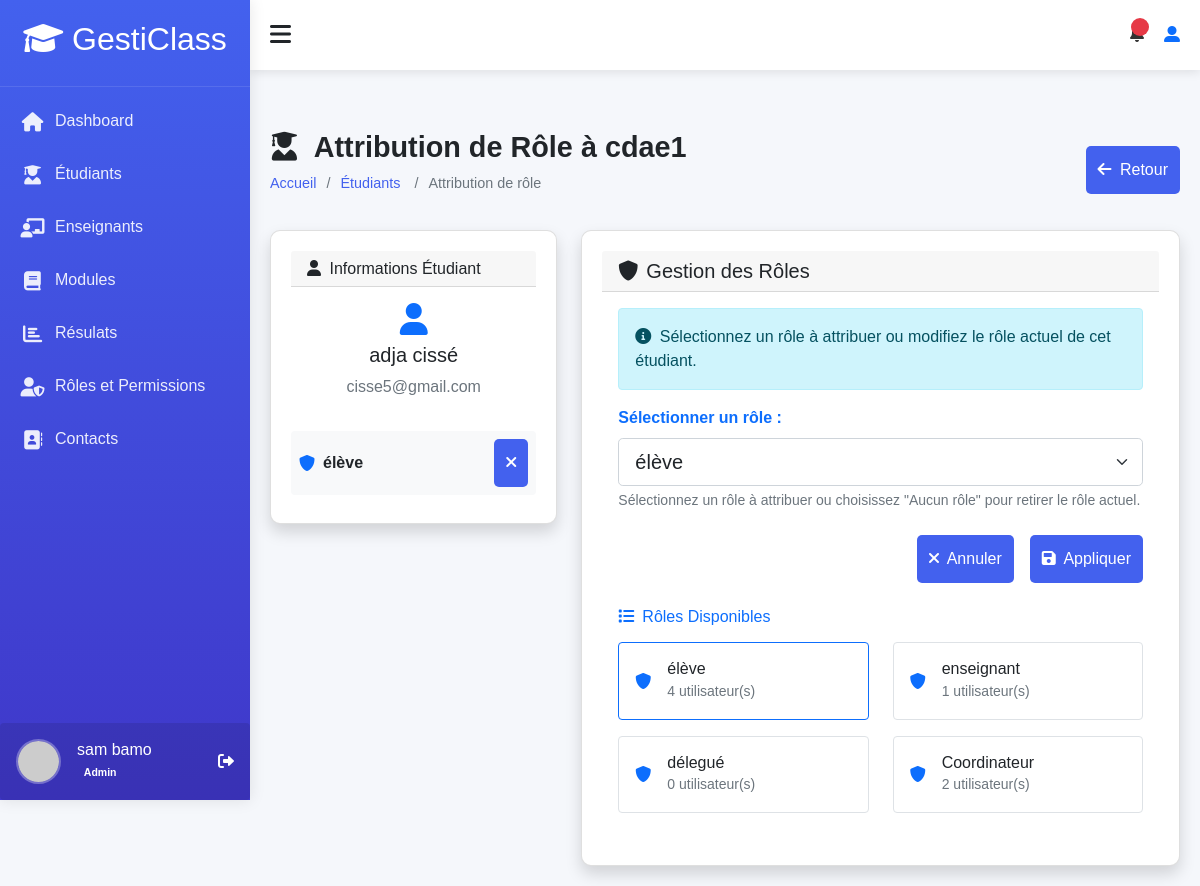
The app's page /accounts/user/student/2/assign-role/ (signed in) with its own data.
### accounts/models.py (models this page shows, shortened)
class User(AbstractUser):
    ROLE_CHOICES = (
        ('admin', 'Administrateur'),
        ('teacher', 'Enseignant'),
        ('student', 'Élève'),
    )
    profil = models.CharField(max_length=10, choices=ROLE_CHOICES, default='student')
    phone = models.CharField(max_length=20, blank=True)
    birth_date = models.DateField(null=True, blank=True)
    photo = models.ImageField(upload_to='users/', null=True, blank=True)
    specialty = models.CharField(max_length=100, null=True, blank=True)
    hire_date = models.DateField(null=True, blank=True)
    address = models.TextField(blank=True)
    phone_number = models.CharField(max_length=15, blank=True)
    date_of_birth = models.DateField(null=True, blank=True)
    class Meta:
        permissions = [
        ("peut_acceder_module", "Peut acceder au module"),
        ("peut_acceder_aux_eleve", "Peut acceder aux eleves"),
        ("peut_acceder_aux_enseignants", "peut acceder aux enseigants"),
        ("peut_acceder_aux_roles", "peut acceder aux roles"),
        ("peut_acceder_au_dashboard", "Peut accéder au tableau de bord "),
        ("dashboard", "Peut voir les infos utiles  pour des étudiants"),
        ("peut_voir_infos_utile_teacher", "Peut voir les infos utiles pour des enseignants"),
        ("peut_agir_infos_utile_student", "Peut agir sur les infos utiles pour des étudiants"),
        ("peut_agir_infos_utile_teacher", "Peut agir sur les infos utiles pour des enseignants"),
        ("can_view_student_performance_data", "Peut voir ses données de performance  étudiants"),
        ("can_view_teacher_module_performance_data", "Peut voir les données de performance des modules des enseignants"),
        ("can_view_all_students_performance_data ", "Peut voir les données de performance de tous les étudiants"),
        ("can_view_student_list", "Peut voir la liste des étudiants"),
        ("can_view_teacher_list", "Peut voir la liste des enseignants"),
        ("can_view_module_list", "Peut voir la liste des modules"),
        ("can_view_results_list", "Peut voir la liste résultats"),
        ("can_view_suggestions_list", "Peut voir la liste des suggestions"),
        ("can_view_module_details", "Peut les details d'un module"),
        ("can_view_student_details", "Peut voir les détails d'un étudiant"),
        ("can_view_teacher_details", "Peut voir les détails d'un enseignant"),
        ("can_view_own_details", "Peut voir ses propres détails"),
        ("cans_view_results", "Peut voir les résultats"),
        ("can_view_own_results", "Peut voir ses propres résultats"),
        ("can_view_section__admin", "Peut voir la d'administration des section"),
        ("view_role", "Peut voir les rôles"),
        ("add_role", "Peut ajouter un rôle"),
        ("change_role", "Peut modifier un rôle"),
        ("delete_role", "Peut supprimer un rôle"),
        ("assign_role", "Peut assigner des rôles"),
        ("view_timetable", "Peut voir l'emploi du temps"),
        ("manage_timetable", "Peut gérer l'emploi du temps"),
        ("can_add_teacher", "Peut ajouter un enseignant"),
        ("can_add_student", "Peut ajouter un étudiant"),
        ("can_change_teacher", "Peut modifier un enseignant"),
        ("can_change_student", "Peut modifier un étudiant"),
        ("can_delete_teacher", "Peut supprimer un enseignant"),
        ("can_delete_student", "Peut supprimer un étudiant"),
        ("can_view_schoolinfo", "Peut voir les informations de l'école"),
        ("can_add_schoolinfo", "Peut ajouter les informations de l'école"),
        ("can_change_schoolinfo", "Peut modifier les informations de l'école"),
        ("can_delete_schoolinfo", "Peut supprimer les informations de l'école"),
        ]

### accounts/views.py (the view, shortened to what this page needs)
# urls.py: path('user/<str:user_type>/<int:user_id>/assign-role/', views.assign_user_role, name='assign_user_role'),
@login_required
@permission_required('accounts.assign_role', raise_exception=True)
def assign_user_role(request, user_id, user_type):
    if user_type not in ['student', 'teacher']:
        messages.error(request, 'Type d\'utilisateur non valide.')
        return redirect('dashboard:home')
    user = get_object_or_404(User, id=user_id, profil=user_type)
    available_roles = Group.objects.all()
    context = {
        'elem': user,  # Variable commune pour les deux types
        'user_type': user_type,
        'available_roles': available_roles,
        'title': f'Attribuer un rôle à {user.username}'
    }
    return render(request, 'roles/assign_user_role.html', context)

### accounts/templates/roles/assign_user_role.html (shortened to what this page needs)
{% extends "models/base.html" %}
{% load static %}
{% block content %}
<div class="content">
    <div class="page-title">
        <div>
            <h2>
                <i class="fas {% if user_type == 'student' %}fa-user-graduate{% else %}fa-chalkboard-teacher{% endif %} me-2"></i>
                Attribution de Rôle à {{ elem.username }}
            </h2>
            <ul class="breadcrumb">
                <li><a href="{% url 'dashboard:dashboard' %}">Accueil</a></li>
                <li><a href="{% url 'accounts:'|add:user_type|add:'s_list' %}">
                    {% if user_type == 'student' %}Étudiants{% else %}Enseignants{% endif %}
                </a></li>
                <li>Attribution de rôle</li>
            </ul>
        </div>
        <div class="btn-group">
            <a href="{% url 'accounts:'|add:user_type|add:'s_list' %}" class="btn btn-secondary">
                <i class="fas fa-arrow-left me-1"></i> Retour
            </a>
        </div>
    </div>
    <div class="row">
        <div class="col-md-4 mb-4">
            <div class="card shadow">
                <div class="card-header ">
                    <h6 class="m-0"><i class="fas fa-user me-1"></i>
                        Informations {% if user_type == 'student' %}Étudiant{% else %}Enseignant{% endif %}
                    </h6>
                </div>
                <div class="card-body">
                    <div class="text-center mb-3">
                        <div class="avatar-lg bg-soft-primary rounded-circle mx-auto d-flex align-items-center justify-content-center mb-2">
                            <i class="fas fa-user text-primary fs-2"></i>
                        </div>
                        <h5>{{ elem.get_full_name|default:elem.username }}</h5>
                        <p class="text-muted">{{ elem.email }}</p>
                    </div>
                </div>
                {% if elem.groups.all %}
                {% for group in elem.groups.all %}
                <div class="d-flex align-items-center justify-content-between mb-2 p-2 bg-light rounded">
                    <div class="d-flex align-items-center">
                        <i class="fas fa-shield-alt text-primary me-2"></i>
                        <span class="fw-bold">{{ group.name }}</span>
                    </div>
                    <button type="button" class="btn btn-sm btn-outline-danger"
                            data-bs-toggle="modal" data-bs-target="#confirmRemoveModal"
                            data-role-id="{{ group.id }}" data-role-name="{{ group.name }}">
                        <i class="fas fa-times"></i>
                    </button>
                </div>
                {% endfor %}
                {% else %}
                <div class="text-center text-muted py-3">
                    <i class="fas fa-exclamation-circle fa-2x mb-2"></i>
                    <p>Aucun rôle attribué</p>
                </div>
                {% endif %}
            </div>
        </div>
        <div class="col-md-8">
            <div class="card shadow">
                <div class="card-header ">
                    <h5 class="m-0"><i class="fas fa-shield-alt me-2"></i>Gestion des Rôles</h5>
                </div>
                <div class="card-body">
                    <div class="alert alert-info">
                        <i class="fas fa-info-circle me-1"></i>
                        Sélectionnez un rôle à attribuer ou modifiez le rôle actuel de cet
                        {% if user_type == 'student' %}étudiant{% else %}enseignant{% endif %}.
                    </div>
                    <form method="post">
                        <div class="mb-4">
                            <label for="role" class="form-label fw-bold text-primary">Sélectionner un rôle :</label>
                            <select class="form-select form-select-lg" id="role" name="role">
                                {% for role in available_roles %}
                                <option value="{{ role.id }}" {% if role in elem.groups.all %}selected{% endif %}>
                                    {{ role.name }}
                                </option>
                                {% endfor %}
                            </select>
                            <div class="form-text">
                                Sélectionnez un rôle à attribuer ou choisissez "Aucun rôle" pour retirer le rôle actuel.
                            </div>
                        </div>
                        <div class="d-grid gap-2 d-md-flex justify-content-md-end">
                            <a href="{% url 'accounts:'|add:user_type|add:'s_list' %}" class="btn btn-secondary me-md-2">
                                <i class="fas fa-times me-1"></i> Annuler
                            </a>
                            <button type="submit" class="btn {% if user_type == 'student' %}btn-success{% else %}btn-warning{% endif %}">
                                <i class="fas fa-save me-1"></i> Appliquer
                            </button>
                        </div>
                    </form>
                    <div class="mt-4">
                        <h6 class="text-primary mb-3"><i class="fas fa-list me-2"></i>Rôles Disponibles</h6>
                        <div class="row">
                            {% for role in available_roles %}
                            <div class="col-md-6 mb-3">
                                <div class="role-card p-3 border rounded {% if role in elem.groups.all %}{% if user_type == 'student' %}border-primary bg-soft-primary{% else %}border-warning bg-soft-warning{% endif %}{% endif %}">
                                    <div class="d-flex align-items-center">
                                        <div class="avatar-sm {% if user_type == 'student' %}bg-soft-primary{% else %}bg-soft-warning{% endif %} rounded-circle me-3 d-flex align-items-center justify-content-center">
                                            <i class="fas fa-shield-alt {% if user_type == 'student' %}text-primary{% else %}text-warning{% endif %}"></i>
                                        </div>
                                        <div class="flex-grow-1">
                                            <h6 class="mb-0">{{ role.name }}</h6>
                                            <small class="text-muted">{{ role.user_set.count }} utilisateur(s)</small>
                                        </div>
                                    </div>
                                </div>
                            </div>
                            {% endfor %}
                        </div>
                    </div>
                </div>
            </div>
        </div>
    </div>
</div>
{% endblock %}

### templates/models/sidebar.html
<div class="sidebar" id="sidebar">
    <div class="sidebar-header">
        <h2><i class="fas fa-graduation-cap text-white"></i> GestiClass</h2>
    </div>
    <div class="sidebar-menu">
        <ul>
            <li><a href="{% url 'dashboard:dashboard' %}" class="active"><i class="fas fa-home"></i> Dashboard</a></li>
            <li><a href="{% url 'accounts:students_list' %}"><i class="fas fa-user-graduate"></i> Étudiants</a></li>
            {% if perms.accounts.peut_acceder_aux_enseignants %}
            <li><a href="{% url 'accounts:teachers_list' %}" ><i class="fas fa-chalkboard-teacher"></i> Enseignants</a></li>
            {% endif %}
            {% if perms.accounts.peut_acceder_module %}
            <li><a href="{% url 'accounts:modules_list' %}"><i class="fas fa-book"></i> Modules</a></li>
            {% endif %}
            <li><a href="{% url 'accounts:results_list' %}"><i class="fas fa-chart-bar"></i> Résulats</a></li>
            {% if perms.accounts.peut_acceder_aux_roles %}
            <li><a href="{% url 'accounts:role_list' %}"><i class="fas fa-user-shield"></i> Rôles et Permissions</a></li>
            {% endif %}
            <li><a href="{% url 'accounts:contact' %}"><i class="fas fa-address-book"></i> Contacts</a></li>
        </ul>
    </div>
    <div class="user-profile d-flex align-items-center p-3 rounded ">
        {% if user.photo %}
            <img src="{{ user.photo.url }}"
                 alt="Photo de {{ user.get_full_name }}"
                 class="rounded-circle me-3"
                 style="width: 45px; height: 45px; object-fit: cover;">
        {% else %}
            <img src="https://ui-avatars.com/api/?name={{ user.first_name }}+{{ user.last_name }}&background=0D8ABC&color=fff&size=128"
                 alt="Avatar de {{ user.get_full_name }}"
                 class="rounded-circle me-3"
                 style="width: 45px; height: 45px; object-fit: cover;">
        {% endif %}
        <div class="user-info">
            <h6 class="mb-0  ">{{ user.get_full_name }}</h6>
            <small>
                {% if user.profil == 'student' %}
                    <span class="badge rounded-pill">Élève</span>
                {% elif user.profil == 'teacher' %}
                    <span class="badge rounded-pill" >Professeur</span>
                {% elif user.profil == 'admin' %}
                    <span class="badge rounded-pill" >Admin</span>
                {% endif %}
            </small>
        </div>
        <div class="ms-auto">
            <a href="{% url 'accounts:logout' %}" class="text-decoration-none text-white">
                <i class="fas fa-sign-out-alt"></i>
            </a>
        </div>
    </div>
</div>

### templates/models/base.html (style rules this page uses)
:root { --primary: #4361ee; --secondary: #3f37c9; --success: #4cc9f0; --info: #4895ef; --warning: #f72585; --danger: #e63946; --light: #f8f9fa; --dark: #212529; --sidebar-width: 250px; --header-height: 70px; --transition: all 0.3s ease; }
* { margin: 0; padding: 0; box-sizing: border-box; font-family: 'Poppins', sans-serif; }
body { background-color: #f5f7fb; color: #333; overflow-x: hidden; }
.sidebar { width: var(--sidebar-width); background: linear-gradient(180deg, var(--primary) 0%, var(--secondary) 100%); color: white; height: 100vh; position: fixed; transition: var(--transition); z-index: 1000; box-shadow: 0 0 15px rgba(0, 0, 0, 0.1); }
.sidebar-header { padding: 20px; text-align: center; border-bottom: 1px solid rgba(255, 255, 255, 0.1); }
.sidebar-menu { padding: 10px 0; }
.sidebar-menu ul { list-style: none; padding: 0; margin: 0; }
.sidebar-menu li { margin-bottom: 5px; }
.sidebar-menu a { display: flex; align-items: center; padding: 12px 20px; color: rgba(255, 255, 255, 0.9); text-decoration: none; transition: var(--transition); font-size: 1rem; }
.sidebar-menu i { margin-right: 10px; font-size: 1.2rem; width: 25px; text-align: center; }
.user-profile { position: absolute; bottom: 0; width: 100%; padding: 15px; background-color: rgba(0, 0, 0, 0.1); display: flex; align-items: center; }
.user-profile img { width: 40px; height: 40px; border-radius: 50%; object-fit: cover; margin-right: 10px; border: 2px solid rgba(255, 255, 255, 0.3); }
.content { padding: 20px; }
.page-title { margin-bottom: 20px; display: flex; justify-content: space-between; align-items: center; }
.page-title h2 { font-size: 1.8rem; color: var(--dark); font-weight: 600; }
.breadcrumb { display: flex; list-style: none; }
.breadcrumb li { margin-right: 10px; font-size: 0.9rem; color: #6c757d; }
.breadcrumb li:after { content: '/'; margin-left: 10px; }
.breadcrumb li:last-child:after { content: ''; }
.breadcrumb li a { color: var(--primary); text-decoration: none; }
.card { background-color: white; border-radius: 10px; box-shadow: 0 4px 10px rgba(0, 0, 0, 0.05); padding: 20px; transition: var(--transition); }
.btn { display: block; padding: 12px; background-color: var(--primary); color: white; border: none; border-radius: 5px; cursor: pointer; font-size: 1rem; transition: var(--transition); }
.sidebar { width: var(--sidebar-width); transition: var(--transition); }

### records on screen
User: get_full_name "sam bamo"
User: username "cdae1", get_full_name "adja cissé", email "cisse5@gmail.com", role "élève"

### other values on screen
{{ group.name }} "élève"
{{ role.name }} "élève"
{{ role.user_set.count }} "4"
{{ role.name }} "enseignant"
{{ role.user_set.count }} "1"
{{ role.name }} "délegué"
{{ role.user_set.count }} "0"
{{ role.name }} "Coordinateur"
{{ role.user_set.count }} "2"
